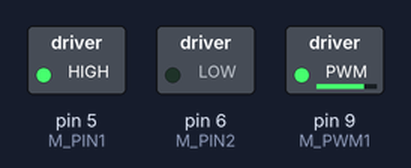
A sketch run on a simulated Arduino Uno, built with avr-gcc and run on an emulated ATmega328P. Parts: switched loads named in the sketch (green lamp = pin HIGH). Dashed ring = blinking. What the sketch prints to the serial monitor is not drawn.

Above: at 0.05 s.
Timing chart, 0 to 3.0 s (numbered marks = the images above):
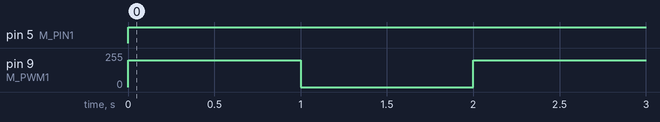

Measured:
- by itself, pin 5 (M_PIN1): LOW → HIGH at 0.00 s
- by itself, pin 9 (M_PWM1): alternates 200/255 for 1.0 s and 0/255 for 1.0 s

The sketch:

1_motor.ino
```cpp
#define M_PIN1 5
#define M_PIN2 6
#define M_PWM1 9

void setup() {
  Serial.begin(9600);
  Serial.println("hello, arduino!");
  pinMode(M_PIN1, OUTPUT);
  pinMode(M_PIN2, OUTPUT);
  pinMode(M_PWM1, OUTPUT);
}

void loop() {
  digitalWrite(M_PIN1, HIGH);
  digitalWrite(M_PIN2, LOW);
  analogWrite(M_PWM1, 200);

  delay(1000);
  analogWrite(M_PWM1, 0);
  delay(1000);
}
```
